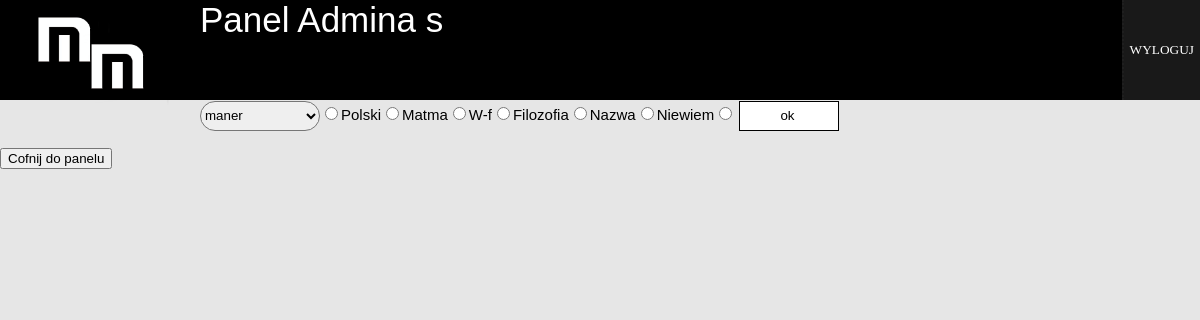
The page /IndexA/panel_dodawania_lekcji_dla_nau.php on the database as committed earlier.
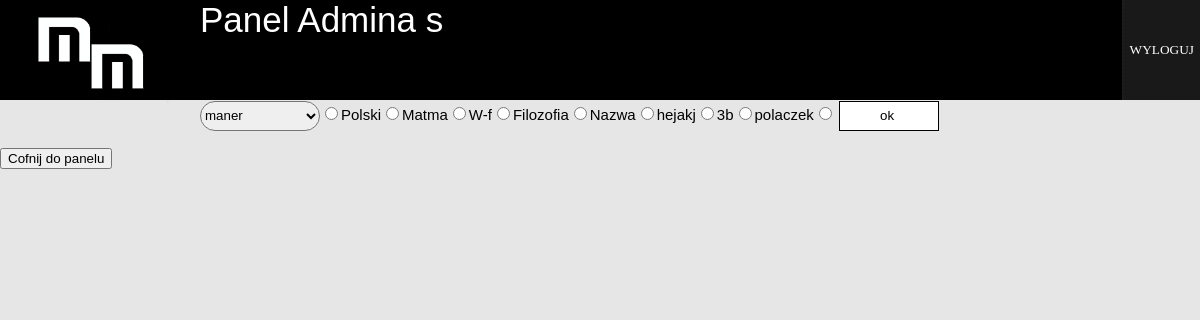
The same page on the database as committed later.
### tables this page shows
CREATE TABLE `lekcje` (
  `id` int(11) NOT NULL,
  `lekcja` text NOT NULL
);

### IndexA/panel_dodawania_lekcji_dla_nau.php (the view, shortened to what this page needs)
<!DOCTYPE html>
<html>
<head>
</head>
<body>
<div id="all">
<div id="logo">
Panel Admina s
<img style="height:125px;width:200px;margin-top:-20px;float:left"  src="../Grafika/logomm.png"> </img>
<form action="../wyloguj.php" method="_POST" >
  <input style="float:right;background-color:#191919;:width:50px;height:100px;position:relative;
    bottom: 40px;cursor:pointer;color:white;font-family: 'Audiowide', cursive;border-left:2px dotted #1F1F1F;border-top:0;border-right:0;border-bottom:0" type="submit" value="WYLOGUJ"/>
 </form>
</div>
   <form method="post" action="skrypt_dodawania_lekcji_xD_JD.php" style="font-size:15px;">
    <select style="width:120px;height:30px;border-radius:400px;" name='sele'>
    <?php
require "baza.php";
if ($result = $wynik->query("SELECT * FROM loginy WHERE typ <> 'admin' and typ <> 'uczen'")) {
    while($w=$result->fetch_assoc()){
        echo "<option value=".$w['login'].">".$w['login']."</option>";
    }
}
 	$radio="radio";
		$przedmiot="przedmiot";
	if ($result = $wynik->query("SELECT * FROM `lekcje`")) {
    while($w=$result->fetch_assoc()){
	   echo $w['lekcja'];
		echo "<input type=".$radio." name=".$przedmiot." value=".$w['id'].">";
    }
	}
?>
    </select>
	<input type='submit' style="width:100px; height:30px;background-color:white;border:1px solid black"value="ok ">
    </form>
	 <input type='button' onclick="window.location.href='admin.php'" id="cofnijdopaneluadmina" value="Cofnij do panelu">
 </div>
</body>
</html>

### IndexA/panel_dodawania_lekcji_dla_nau.php (style rules this page uses)
body { background-color:#E6E6E6; margin:0px; font-size:35px; font-family: 'Acme', sans-serif; }
#all { width:100%; height:100%; }
#logo { width:100%; height:100px; background-color:black; float:right text-align: center; pading:10px; color:white; }

Rows that differ between the two databases and show on the page:
changed lekcje: lekcja "Niewiem" → "hejakj"
added lekcje: lekcja "3b"
added lekcje: lekcja "polaczek"
